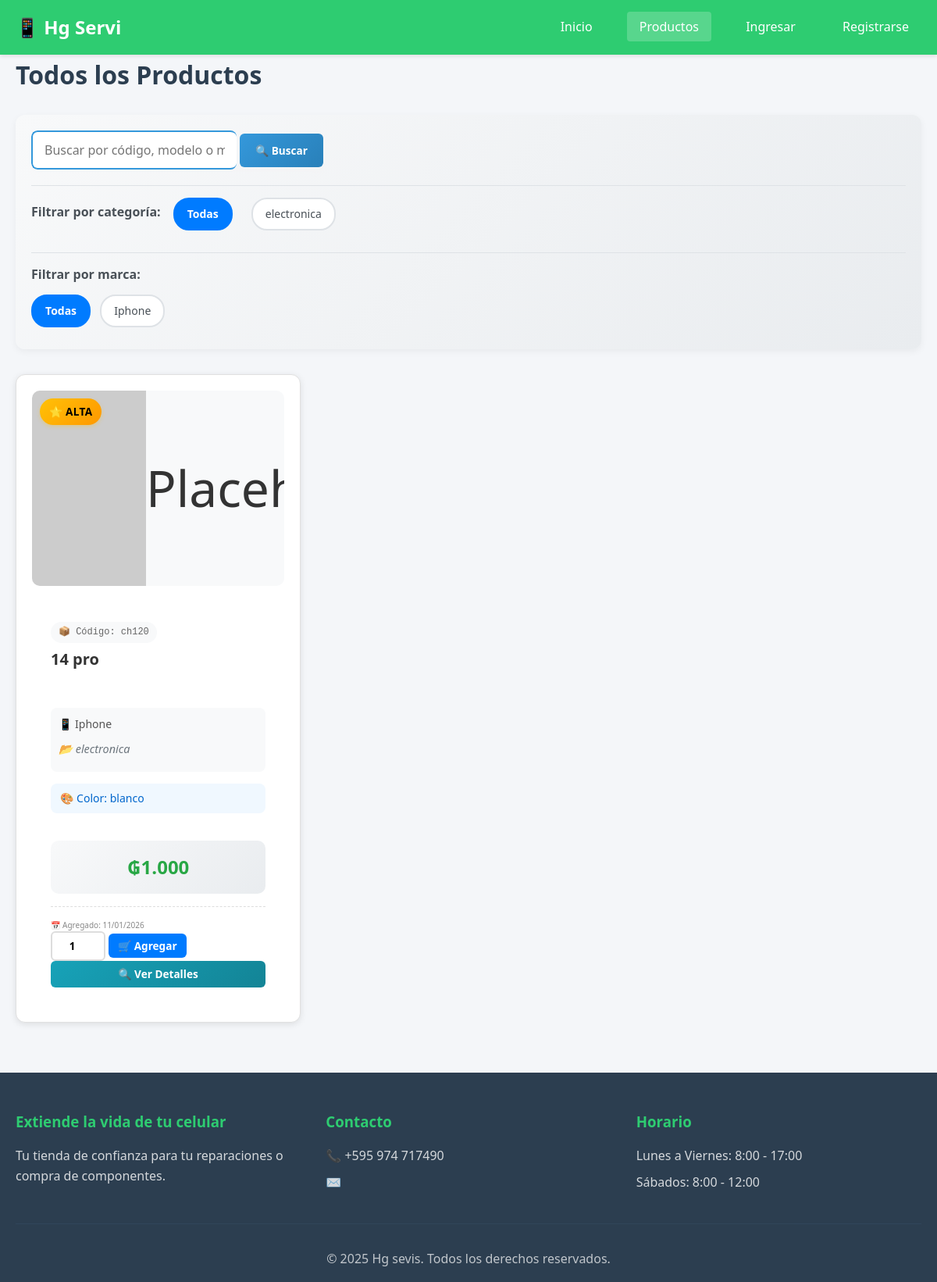
/products.php, run on the app's committed database.
### tables this page shows
CREATE TABLE `productos` (
  `id` int(11) NOT NULL,
  `codigo` varchar(100) NOT NULL,
  `modelo` varchar(100) NOT NULL,
  `marca` varchar(50) NOT NULL,
  `calidad` varchar(50) DEFAULT NULL,
  `color` varchar(30) DEFAULT NULL,
  `imagen` varchar(1000) NOT NULL,
  `categoria` varchar(100) DEFAULT NULL,
  `precio` int(11) NOT NULL,
  `created_at` timestamp NOT NULL DEFAULT current_timestamp(),
  `updated_at` timestamp NOT NULL DEFAULT current_timestamp() ON UPDATE current_timestamp()
);

### models/Product.php (called while the page is built, shortened)
<?php
class Product
{
    private $conn;
    private $table = 'productos';
    private $stockTable = 'stock';
    public function __construct($db)
    {
        $this->conn = $db;
    }
    public function getAll()
    {
        $query = "
            SELECT p.*, IFNULL(s.cantidad, 0) AS cantidad
            FROM {$this->table} p
            LEFT JOIN {$this->stockTable} s ON s.producto_id = p.id
            WHERE p.precio > 0
            ORDER BY p.marca, p.modelo
        ";
        $stmt = $this->conn->prepare($query);
        $stmt->execute();
        return $stmt->fetchAll(PDO::FETCH_ASSOC);
    }
    public function getCategories()
    {
        $query = "SELECT DISTINCT categoria FROM {$this->table}
                  WHERE categoria IS NOT NULL AND categoria != ''
                  ORDER BY categoria";
        return $this->conn->query($query)->fetchAll(PDO::FETCH_ASSOC);
    }
    public function getBrands()
    {
        $query = "SELECT DISTINCT marca FROM {$this->table}
                  WHERE marca IS NOT NULL AND marca != ''
                  ORDER BY marca";
        return $this->conn->query($query)->fetchAll(PDO::FETCH_ASSOC);
    }
}

### helpers/image_helper.php (called while the page is built, shortened)
<?php
function getProductImage($product)
{
    $foundImage = findImageForProduct($product);
    return getPlaceholderImage($product);
}
function findImageForProduct($product)
{
    $imageDir = 'img/';
    $codigo = strtolower(trim($product['codigo'] ?? ''));
    $modelo = strtolower(trim($product['modelo'] ?? ''));
    $marca = strtolower(trim($product['marca'] ?? ''));
    $files = scandir($imageDir);
    $images = [];
    $possibleNames = [];
    if (!empty($codigo)) {
        $cleanCode = cleanFileName($codigo);
        $possibleNames = array_merge($possibleNames, [
            $cleanCode . '.jpg',
            $cleanCode . '.jpeg',
            $cleanCode . '.png',
            $cleanCode . '.webp',
            $cleanCode . '.gif',
            str_replace('_', '-', $cleanCode) . '.jpg',
            $marca . '_' . $cleanCode . '.jpg',
        ]);
    }
    if (!empty($modelo)) {
        $cleanModel = cleanFileName($modelo);
        $possibleNames = array_merge($possibleNames, [
            $cleanModel . '.jpg',
            $cleanModel . '.jpeg',
            $cleanModel . '.png',
            $marca . '_' . $cleanModel . '.jpg',
            $marca . '-' . $cleanModel . '.jpg',
            str_replace(' ', '_', $cleanModel) . '.jpg',
        ]);
    }
    return null;
}
function cleanFileName($name)
{
    $name = strtolower($name);
    $name = preg_replace('/[^a-z0-9]/', '_', $name);
    $name = preg_replace('/_+/', '_', $name);
    return trim($name, '_');
}
function getPlaceholderImage($product)
{
    $modelo = $product['modelo'] ?? 'Producto';
    $marca = strtolower($product['marca'] ?? '');
    $brandColors = [
        'apple' => 'A2AAAD',
        'samsung' => '1428A0',
        'xiaomi' => 'FF6900',
        'motorola' => '5C92D1',
        'huawei' => 'D10B25',
        'lg' => 'A500AF',
        'nokia' => '124191',
        'sony' => '003399',
        'oppo' => '008B6E',
        'vivo' => '4169E1',
        'realme' => 'FF6B35',
        'oneplus' => 'F5010C',
        'google' => '4285F4',
    ];
    $color = $brandColors[$marca] ?? '9C27B0';
    $text = urlencode(substr($modelo, 0, 20));
    return "https://via.placeholder.com/500x300/{$color}/ffffff?text=" . $text;
}
?>

### products.php (the view, shortened to what this page needs)
<?php
require_once 'config.php';
require_once 'models/Product.php';
if (file_exists('helpers/image_helper.php')) {
    require_once 'helpers/image_helper.php';
}
$database = new Database();
$db = $database->getConnection();
$productModel = new Product($db);
$category = $_GET['category'] ?? '';
$search = $_GET['search'] ?? '';
$marca = $_GET['marca'] ?? '';
try {
    if ($search) {
        $products = $productModel->search($search);
        $page_title = "Búsqueda: " . htmlspecialchars($search);
    } elseif ($category) {
        $products = $productModel->getByCategory($category);
        $page_title = "Categoría: " . htmlspecialchars($category);
    } elseif ($marca) {
        $products = $productModel->getByBrand($marca);
        $page_title = "Marca: " . htmlspecialchars($marca);
    } else {
        $products = $productModel->getAll();
        $page_title = "Todos los Productos";
    }
} catch (Exception $e) {
    die("<div style='padding:20px; background:#f8d7da; color:#721c24; border-radius:5px;'>
        <h3>❌ Error al obtener productos</h3>
        <p><strong>Error:</strong> " . htmlspecialchars($e->getMessage()) . "</p>
    </div>");
}
try {
    $categories_result = $productModel->getCategories();
    $marcas_result = $productModel->getBrands();
    $categories = [];
    foreach ($categories_result as $cat) {
        if (!empty($cat['categoria'])) {
            $categories[] = $cat['categoria'];
        }
    }
    $marcas = [];
    foreach ($marcas_result as $brand) {
        if (!empty($brand['marca'])) {
            $marcas[] = $brand['marca'];
        }
    }
} catch (Exception $e) {
    $categories = [];
    $marcas = [];
}
include 'views/header.php';
?>
<div class="container">
    <div class="page-header">
        <h1><?php echo $page_title; ?></h1>
    </div>
    <div class="filters">
        <form method="GET" class="search-form">
            <div class="input-group">
                <input type="text" name="search" placeholder="Buscar por código, modelo o marca..."
                    value="<?php echo htmlspecialchars($search); ?>" class="form-control">
                <button type="submit" class="btn btn-primary">🔍 Buscar</button>
            </div>
        </form>
        <div class="categories-filter">
            <strong>Filtrar por categoría:</strong>
            <a href="products.php" class="category-filter <?php echo empty($category) ? 'active' : ''; ?>">Todas</a>
            <?php foreach ($categories as $cat): ?>
                <a href="products.php?category=<?php echo urlencode($cat); ?>"
                    class="category-filter <?php echo $category == $cat ? 'active' : ''; ?>">
                    <?php echo htmlspecialchars($cat); ?>
                </a>
            <?php endforeach; ?>
        </div>
        <div class="brands-filter">
            <strong>Filtrar por marca:</strong>
            <a href="products.php" class="brand-filter <?php echo empty($marca) ? 'active' : ''; ?>">Todas</a>
            <?php foreach ($marcas as $brand): ?>
                <a href="products.php?marca=<?php echo urlencode($brand); ?>"
                    class="brand-filter <?php echo $marca == $brand ? 'active' : ''; ?>">
                    <?php echo htmlspecialchars($brand); ?>
                </a>
            <?php endforeach; ?>
        </div>
    </div>
    <div class="products-grid">
        <?php if (empty($products)): ?>
            <div class="no-products">
                <h3>No se encontraron productos</h3>
                <p>Intenta con otros términos de búsqueda o revisa nuestros filtros.</p>
                <?php if (isLoggedIn() && $_SESSION['user_rol_id'] == 1): ?>
                    <p><a href="add-product.php" class="btn btn-success">➕ Agregar primer producto</a></p>
                <?php endif; ?>
            </div>
        <?php else: ?>
            <?php foreach ($products as $product): ?>
                <div class="product-card">
                    <div class="product-image-container">
                        <div class="product-image">
                            <?php
                            $imageSrc = getProductImage($product);
                            $isPlaceholder = strpos($imageSrc, 'placeholder.com') !== false;
                            ?>
                            <img src="<?php echo $imageSrc; ?>"
                                alt="<?php echo htmlspecialchars($product['modelo']); ?>"
                                class="product-img <?php echo $isPlaceholder ? 'placeholder-img' : 'real-img'; ?>"
                                loading="lazy"
                                onerror="this.onerror=null; this.src='https://via.placeholder.com/500x300/9C27B0/ffffff?text=<?php echo urlencode(substr($product['modelo'], 0, 15)); ?>'">
                            <?php if ($isPlaceholder): ?>
                                <div class="image-type-badge placeholder">Placeholder</div>
                            <?php else: ?>
                                <div class="image-type-badge real">Imagen Real</div>
                            <?php endif; ?>
                            <div class="product-badges">
                                <?php if (!empty($product['calidad'])): ?>
                                    <?php if (strtolower($product['calidad']) == 'original'): ?>
                                        <span class="badge original">✅ <?php echo htmlspecialchars($product['calidad']); ?></span>
                                    <?php elseif (strtolower($product['calidad']) == 'alternativo'): ?>
                                        <span class="badge alternative">🔄 <?php echo htmlspecialchars($product['calidad']); ?></span>
                                    <?php else: ?>
                                        <span class="badge quality">⭐ <?php echo htmlspecialchars($product['calidad']); ?></span>
                                    <?php endif; ?>
                                <?php endif; ?>
                            </div>
                        </div>
                    </div>
                    <div class="product-info">
                        <div class="product-code-model">
                            <?php if (!empty($product['codigo'])): ?>
                                <span class="product-code">📦 Código: <?php echo htmlspecialchars($product['codigo']); ?></span>
                            <?php endif; ?>
                            <h3 class="product-model"><?php echo htmlspecialchars($product['modelo']); ?></h3>
                        </div>
                        <div class="product-brand-category">
                            <span class="product-brand">📱 <?php echo htmlspecialchars($product['marca']); ?></span>
                            <?php if (!empty($product['categoria'])): ?>
                                <span class="product-category">📂 <?php echo htmlspecialchars($product['categoria']); ?></span>
                            <?php endif; ?>
                        </div>
                        <?php if (!empty($product['color'])): ?>
                            <div class="product-color">
                                <span>🎨 Color: <?php echo htmlspecialchars($product['color']); ?></span>
                            </div>
                        <?php endif; ?>
                        <div class="product-price">
                            <span class="current-price">
                                ₲<?php echo number_format($product['precio'], 0, ',', '.'); ?>
                            </span>
                        </div>
                        <div class="product-dates">
                            <small>📅 Agregado: <?php echo date('d/m/Y', strtotime($product['created_at'])); ?></small>
                        </div>
                        <?php if (isset($product['cantidad']) && $product['cantidad'] > 0): ?>
                            <form method="POST" action="add-to-cart.php" class="cart-form">
                                <div class="quantity-group">
                                    <input type="number" name="quantity" min="1" max="<?= $product['cantidad'] ?>" value="1" class="qty-input">
                                    <button type="submit" class="btn btn-cart">🛒 Agregar</button>
                                </div>
                            </form>
                        <?php else: ?>
                            <div class="login-required">
                                <p>🔐 <a href="login.php" class="login-link">Inicia sesión</a> para comprar</p>
                            </div>
                        <?php endif; ?>
                        <a href="product-detail.php?id=<?php echo $product['id']; ?>" class="btn btn-info btn-block">🔍 Ver Detalles</a>
                    </div>
                </div>
            <?php endforeach; ?>
        <?php endif; ?>
    </div>
</div>
<?php include 'views/footer.php'; ?>

### data on the page
productos: shows "Placeholder", calidad "ALTA", codigo "ch120", modelo "14 pro", marca "Iphone", categoria "electronica", color "blanco", precio "1.000", created_at "11/01/2026"

### other printed values
$page_title "Todos los Productos"
$cat "electronica"
$brand "Iphone"
